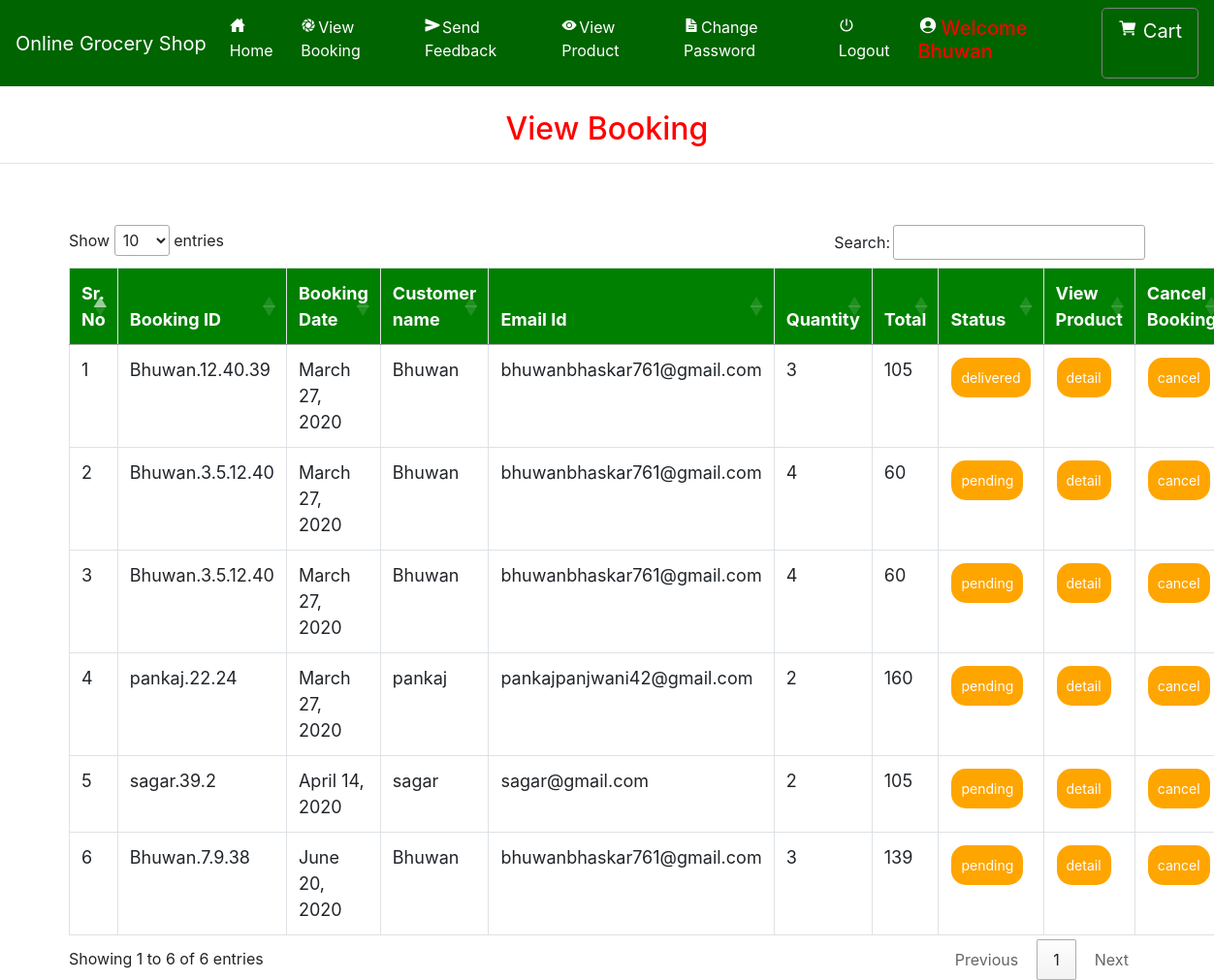
Page /admin_viewBooking (signed in) on the committed database.
### grocery/models.py (models this page shows, shortened)
class Booking(models.Model):
    status = models.ForeignKey(Status, on_delete=models.CASCADE, null=True)
    profile = models.ForeignKey(Profile, on_delete=models.CASCADE, null=True)
    booking_id = models.CharField(max_length=200,null=True)
    quantity = models.CharField(max_length=100,null=True)
    book_date = models.CharField(max_length=30, null=True)
    total = models.IntegerField(null=True)

class Profile(models.Model):
    user = models.ForeignKey(User, on_delete=models.CASCADE, null=True)
    dob = models.DateField(null=True)
    city = models.CharField(max_length=30, null=True)
    address = models.CharField(max_length=50, null=True)
    contact = models.CharField(max_length=10, null=True)
    image = models.FileField(null=True)

class Status(models.Model):
    name = models.CharField(max_length=20, null=True)

### grocery/views.py (the view)
# urls.py: path('admin_viewBooking', Admin_View_Booking, name='admin_viewBooking'),
def Admin_View_Booking(request):
    if not request.user.is_authenticated:
        return redirect('login_admin')
    book = Booking.objects.all()
    d = {'book': book}
    return render(request, 'admin_viewBokking.html', d)

### grocery/templates/admin_viewBokking.html (shortened to what this page needs)
{% extends 'navigation.html' %}
{% block body %}
<center><h2 style="color:red;margin-top:2%">View Booking</h2></center><hr>
 <div class="container">
<table class="table table-bordered" id="myTable">
  <thead>
  <tr>
    <th>Sr. No</th>
    <th>Booking ID</th>
    <th>Booking Date</th>
    <th>Customer name</th>
    <th>Email Id</th>
      <th>Quantity</th>
      <th>Total</th>
      <th>Status</th>
    <th>View Product</th>
    <th>Cancel Booking</th>
  </tr>
  </thead>
   <tbody>
{% for i in book %}
  <tr>
      <td>{{forloop.counter}}</td>
    <td>{{i.booking_id}}</td>
    <td>{{i.book_date}}</td>
    <td>{{i.profile.user.username}}</td>
    <td>{{i.profile.user.email}}</td>
      <td>{{i.quantity}}</td>
      <td>{{i.total}}</td>
    <td><a href="{% url 'Edit_status' i.booking_id i.id %}"><button class="button button1">{{i.status.name}}</button></a></td>
      <td><a href="{% url 'admin_booking_detail' i.booking_id i.id i.profile.user.id  %}"><button class="button button1">detail</button></a></td>
      <td><a href="{% url 'delete_admin_booking' i.booking_id i.id %}" onclick="return confirm('Are you sure?')"><button class="button button1" id="#delete">cancel</button></a></td>
  </tr>
   {% endfor %}
    </tbody>
</table>
 </div>
{% endblock %}

### grocery/templates/navigation.html (style rules this page uses)
* { box-sizing: border-box; }
#myTable { border-collapse: collapse; width: 100%; border: 1px solid #ddd; font-size: 18px; }
#myTable th { text-align: left; padding: 12px; background-color: green; color: white; }
#myTable td { text-align: left; padding: 12px; background-color: white; }
#myTable tr { border-bottom: 1px solid #ddd; }
.button { background-color: orange; border: none; color: white; padding: 10px; text-align: center; text-decoration: none; display: inline-block; font-size: 14px; margin: 1px 1px; cursor: pointer; }
.button1 { border-radius: 15px; }

### rows in the picture
Booking: booking_id "Bhuwan.12.40.39", book_date "March 27, 2020", profile.user.username "Bhuwan", profile.user.email "bhuwanbhaskar761@gmail.com", quantity "3", total "105", status.name "delivered"
Booking: booking_id "Bhuwan.3.5.12.40", book_date "March 27, 2020", profile.user.username "Bhuwan", profile.user.email "bhuwanbhaskar761@gmail.com", quantity "4", total "60", status.name "pending"
Booking: booking_id "Bhuwan.3.5.12.40", book_date "March 27, 2020", profile.user.username "Bhuwan", profile.user.email "bhuwanbhaskar761@gmail.com", quantity "4", total "60", status.name "pending"
Booking: booking_id "pankaj.22.24", book_date "March 27, 2020", profile.user.username "pankaj", profile.user.email "pankajpanjwani42@gmail.com", quantity "2", total "160", status.name "pending"
Booking: booking_id "sagar.39.2", book_date "April 14, 2020", profile.user.username "sagar", profile.user.email "sagar@gmail.com", quantity "2", total "105", status.name "pending"
Booking: booking_id "Bhuwan.7.9.38", book_date "June 20, 2020", profile.user.username "Bhuwan", profile.user.email "bhuwanbhaskar761@gmail.com", quantity "3", total "139", status.name "pending"
